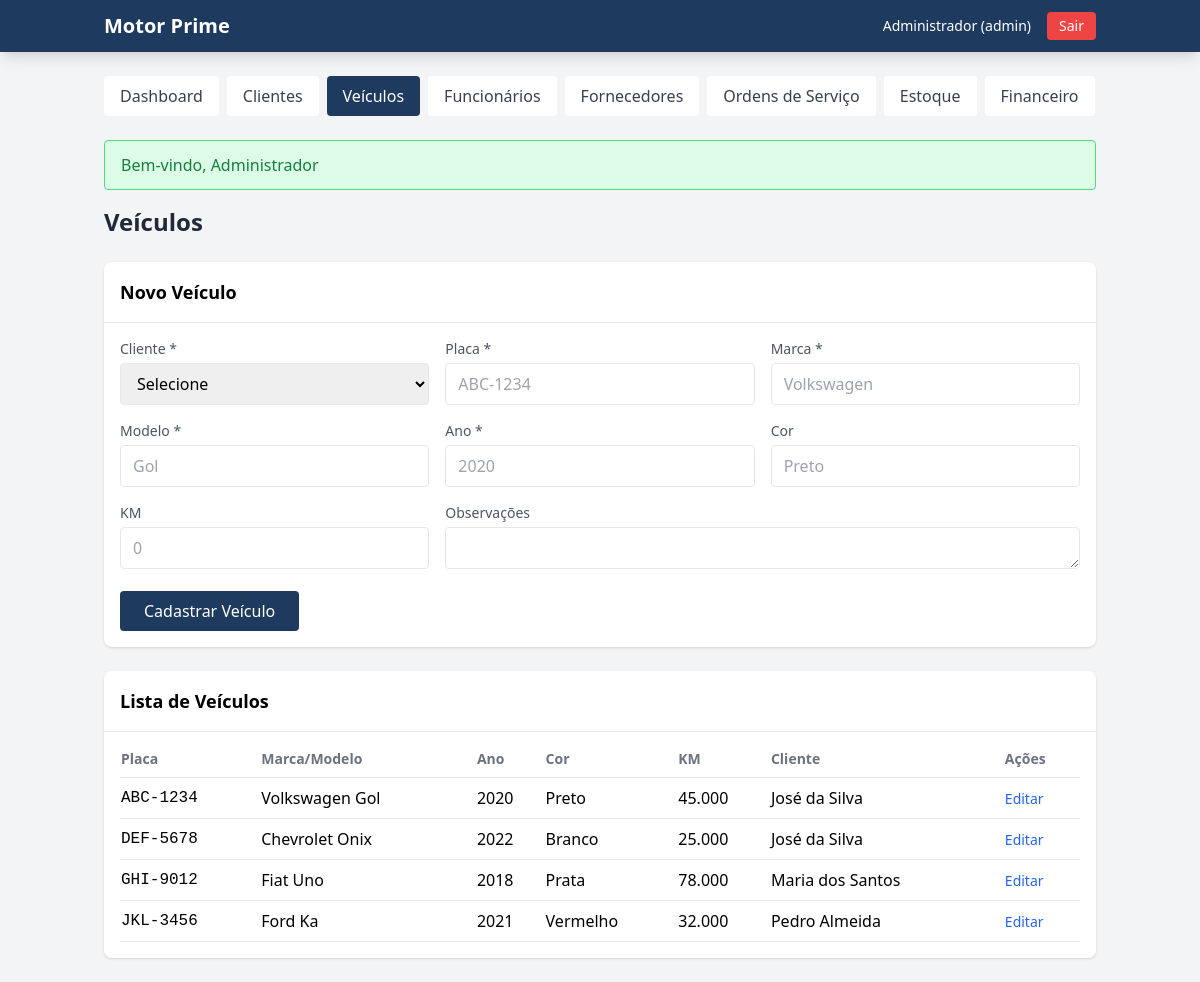
/public/dashboard.php?page=veiculos (signed in), run on the app's committed database.
### tables this page shows
CREATE TABLE IF NOT EXISTS veiculos (
    id INT AUTO_INCREMENT PRIMARY KEY,
    cliente_id INT NOT NULL,
    placa VARCHAR(8) NOT NULL UNIQUE,
    marca VARCHAR(50) NOT NULL,
    modelo VARCHAR(50) NOT NULL,
    ano INT NOT NULL,
    cor VARCHAR(30),
    km INT DEFAULT 0,
    observacoes TEXT,
    ativo TINYINT(1) DEFAULT 1,
    created_at TIMESTAMP DEFAULT CURRENT_TIMESTAMP,
    updated_at TIMESTAMP DEFAULT CURRENT_TIMESTAMP ON UPDATE CURRENT_TIMESTAMP,
    FOREIGN KEY (cliente_id) REFERENCES clientes(id) ON DELETE CASCADE
);

CREATE TABLE IF NOT EXISTS clientes (
    id INT AUTO_INCREMENT PRIMARY KEY,
    nome VARCHAR(100) NOT NULL,
    cpf VARCHAR(14) UNIQUE,
    cnpj VARCHAR(18) UNIQUE,
    telefone VARCHAR(20) NOT NULL,
    email VARCHAR(150),
    endereco VARCHAR(255),
    observacoes TEXT,
    ativo TINYINT(1) DEFAULT 1,
    created_at TIMESTAMP DEFAULT CURRENT_TIMESTAMP,
    updated_at TIMESTAMP DEFAULT CURRENT_TIMESTAMP ON UPDATE CURRENT_TIMESTAMP
);

### app/config/database.php (called while the page is built, shortened)
<?php
class Database {
    private static $instance = null;
    private $pdo;
    private function __construct() {
        $dsn = "mysql:host=" . DB_HOST . ";dbname=" . DB_NAME . ";charset=" . DB_CHARSET;
        $options = [
            PDO::ATTR_ERRMODE => PDO::ERRMODE_EXCEPTION,
            PDO::ATTR_DEFAULT_FETCH_MODE => PDO::FETCH_ASSOC,
            PDO::ATTR_EMULATE_PREPARES => false,
        ];
        try {
            $this->pdo = new PDO($dsn, DB_USER, DB_PASS, $options);
        } catch (PDOException $e) {
            if (DEBUG) {
                die("Erro na conexão: " . $e->getMessage());
            } else {
                die("Erro ao conectar ao banco de dados");
            }
        }
    }
    public static function getInstance() {
        if (self::$instance === null) {
            self::$instance = new self();
        }
        return self::$instance;
    }
    public function query($sql, $params = []) {
        $stmt = $this->pdo->prepare($sql);
        $stmt->execute($params);
        return $stmt;
    }
}
function db() {
    return Database::getInstance();
}
function formatPlate($plate) {
    $plate = strtoupper(preg_replace('/[^A-Z0-9]/i', '', $plate));
    if (strlen($plate) === 7) {
        return substr($plate, 0, 3) . '-' . substr($plate, 3);
    }
    return $plate;
}
function flash($key, $message = null, $type = 'info') {
    if ($message === null) {
        return $_SESSION['flash'][$key] ?? null;
    }
}
function auth() {
    return $_SESSION['usuario'] ?? null;
}
function isAdmin() {
    return isset($_SESSION['usuario']['cargo']) && $_SESSION['usuario']['cargo'] === 'admin';
}
function sanitize($data) {
    return htmlspecialchars(trim($data), ENT_QUOTES, 'UTF-8');
}

### app/views/page_veiculos.php (the view, shortened to what this page needs)
<?php extract($dados); ?>
<h1 class="text-2xl font-bold text-gray-800 mb-6">Veículos</h1>
<div class="bg-white rounded-lg shadow mb-6">
    <div class="p-4 border-b">
        <h2 class="text-lg font-semibold">Novo Veículo</h2>
    </div>
    <div class="p-4">
        <form method="POST" class="grid grid-cols-1 md:grid-cols-3 gap-4">
            <div>
                <label class="block text-sm text-gray-600 mb-1">Cliente *</label>
                <select name="cliente_id" required class="w-full border rounded px-3 py-2">
                    <option value="">Selecione</option>
                </select>
            </div>
            <div>
                <label class="block text-sm text-gray-600 mb-1">Placa *</label>
                <input type="text" name="placa" required class="w-full border rounded px-3 py-2 uppercase plate-mask" placeholder="ABC-1234" maxlength="8">
            </div>
            <div>
                <label class="block text-sm text-gray-600 mb-1">Marca *</label>
                <input type="text" name="marca" required class="w-full border rounded px-3 py-2" placeholder="Volkswagen">
            </div>
            <div>
                <label class="block text-sm text-gray-600 mb-1">Modelo *</label>
                <input type="text" name="modelo" required class="w-full border rounded px-3 py-2" placeholder="Gol">
            </div>
            <div>
                <label class="block text-sm text-gray-600 mb-1">Ano *</label>
                <input type="number" name="ano" required class="w-full border rounded px-3 py-2" placeholder="2020" min="1900" max="2100">
            </div>
            <div>
                <label class="block text-sm text-gray-600 mb-1">Cor</label>
                <input type="text" name="cor" class="w-full border rounded px-3 py-2" placeholder="Preto">
            </div>
            <div>
                <label class="block text-sm text-gray-600 mb-1">KM</label>
                <input type="number" name="km" class="w-full border rounded px-3 py-2" placeholder="0">
            </div>
            <div class="md:col-span-2">
                <label class="block text-sm text-gray-600 mb-1">Observações</label>
                <textarea name="observacoes" rows="1" class="w-full border rounded px-3 py-2"></textarea>
            </div>
            <div class="md:col-span-3">
                <button type="submit" class="bg-primary text-white px-6 py-2 rounded hover:bg-secondary">Cadastrar Veículo</button>
            </div>
        </form>
    </div>
</div>
<div class="bg-white rounded-lg shadow">
    <div class="p-4 border-b">
        <h2 class="text-lg font-semibold">Lista de Veículos</h2>
    </div>
    <div class="p-4 overflow-x-auto">
        <table class="w-full">
            <thead>
                <tr class="text-left text-gray-500 text-sm border-b">
                    <th class="pb-2">Placa</th>
                    <th class="pb-2">Marca/Modelo</th>
                    <th class="pb-2">Ano</th>
                    <th class="pb-2">Cor</th>
                    <th class="pb-2">KM</th>
                    <th class="pb-2">Cliente</th>
                    <th class="pb-2">Ações</th>
                </tr>
            </thead>
            <tbody>
                <?php foreach ($veiculos as $v): ?>
                <tr class="border-b">
                    <td class="py-2 font-mono"><?= formatPlate($v['placa']) ?></td>
                    <td class="py-2"><?= sanitize($v['marca']) ?> <?= sanitize($v['modelo']) ?></td>
                    <td class="py-2"><?= $v['ano'] ?></td>
                    <td class="py-2"><?= sanitize($v['cor'] ?? '-') ?></td>
                    <td class="py-2"><?= number_format($v['km'], 0, ',', '.') ?></td>
                    <td class="py-2"><?= sanitize($v['cliente_nome']) ?></td>
                    <td class="py-2">
                        <button onclick="editVeiculo(<?= $v['id'] ?>, <?= $v['cliente_id'] ?>, '<?= sanitize($v['placa']) ?>', '<?= sanitize($v['marca']) ?>', '<?= sanitize($v['modelo']) ?>', <?= $v['ano'] ?>, '<?= sanitize($v['cor'] ?? '') ?>', <?= $v['km'] ?>, '<?= sanitize($v['observacoes'] ?? '') ?>')" class="text-blue-600 hover:underline text-sm">Editar</button>
                    </td>
                </tr>
                <?php endforeach; ?>
            </tbody>
        </table>
    </div>
</div>

### public/dashboard.php (shortened to what this page needs)
<?php
require_once __DIR__ . '/../app/config/database.php';
$page = $_GET['page'] ?? 'dashboard';
switch ($page) {
    case 'veiculos':
        $db = db();
        $stmt = $db->query("SELECT v.*, c.nome as cliente_nome FROM veiculos v JOIN clientes c ON v.cliente_id = c.id WHERE v.ativo = 1 ORDER BY v.placa");
        $veiculos = $stmt->fetchAll();
        break;
}
?>
<!DOCTYPE html>
<html lang="pt-BR">
<head>
    <script src="https://cdn.tailwindcss.com"></script>
</head>
<body class="bg-gray-100">
    <nav class="bg-primary text-white shadow-lg">
        <div class="container mx-auto px-4 py-3">
            <div class="flex items-center justify-between">
                <div class="flex items-center space-x-4">
                    <span class="text-xl font-bold">Motor Prime</span>
                </div>
                <div class="flex items-center space-x-4">
                    <span class="text-sm"><?= auth()['nome'] ?> (<?= auth()['cargo'] ?>)</span>
                    <a href="login.php?action=logout" class="bg-red-500 hover:bg-red-600 px-3 py-1 rounded text-sm">Sair</a>
                </div>
            </div>
        </div>
    </nav>
    <div class="container mx-auto px-4 py-6">
        <div class="flex flex-wrap gap-2 mb-6">
            <a href="dashboard.php" class="px-4 py-2 rounded <?= $page === 'dashboard' ? 'bg-primary text-white' : 'bg-white text-gray-700 hover:bg-gray-50' ?>">Dashboard</a>
            <a href="dashboard.php?page=clientes" class="px-4 py-2 rounded <?= $page === 'clientes' ? 'bg-primary text-white' : 'bg-white text-gray-700 hover:bg-gray-50' ?>">Clientes</a>
            <a href="dashboard.php?page=veiculos" class="px-4 py-2 rounded <?= $page === 'veiculos' ? 'bg-primary text-white' : 'bg-white text-gray-700 hover:bg-gray-50' ?>">Veículos</a>
            <?php if (isAdmin()): ?>
            <a href="dashboard.php?page=funcionarios" class="px-4 py-2 rounded <?= $page === 'funcionarios' ? 'bg-primary text-white' : 'bg-white text-gray-700 hover:bg-gray-50' ?>">Funcionários</a>
            <?php endif; ?>
            <a href="dashboard.php?page=fornecedores" class="px-4 py-2 rounded <?= $page === 'fornecedores' ? 'bg-primary text-white' : 'bg-white text-gray-700 hover:bg-gray-50' ?>">Fornecedores</a>
            <a href="dashboard.php?page=os" class="px-4 py-2 rounded <?= strpos($page, 'os') === 0 ? 'bg-primary text-white' : 'bg-white text-gray-700 hover:bg-gray-50' ?>">Ordens de Serviço</a>
            <a href="dashboard.php?page=estoque" class="px-4 py-2 rounded <?= $page === 'estoque' ? 'bg-primary text-white' : 'bg-white text-gray-700 hover:bg-gray-50' ?>">Estoque</a>
            <a href="dashboard.php?page=financeiro" class="px-4 py-2 rounded <?= $page === 'financeiro' ? 'bg-primary text-white' : 'bg-white text-gray-700 hover:bg-gray-50' ?>">Financeiro</a>
        </div>
        <?php if (flash('success')): ?>
            <div class="bg-green-100 border border-green-400 text-green-700 px-4 py-3 rounded mb-4"><?= flash('success') ?></div>
        <?php endif; ?>
        <?php include __DIR__ . '/views/page_' . $page . '.php'; ?>
    </div>
</body>
</html>

### data on the page
veiculos: placa "ABC-1234", marca "Volkswagen", modelo "Gol", ano "2020", cor "Preto", km "45.000", cliente.nome "José da Silva"
veiculos: placa "DEF-5678", marca "Chevrolet", modelo "Onix", ano "2022", cor "Branco", km "25.000", cliente.nome "José da Silva"
veiculos: placa "GHI-9012", marca "Fiat", modelo "Uno", ano "2018", cor "Prata", km "78.000", cliente.nome "Maria dos Santos"
veiculos: placa "JKL-3456", marca "Ford", modelo "Ka", ano "2021", cor "Vermelho", km "32.000", cliente.nome "Pedro Almeida"

### other printed values
auth()['nome'] "Administrador"
auth()['cargo'] "admin"
flash('success') "Bem-vindo, Administrador"
